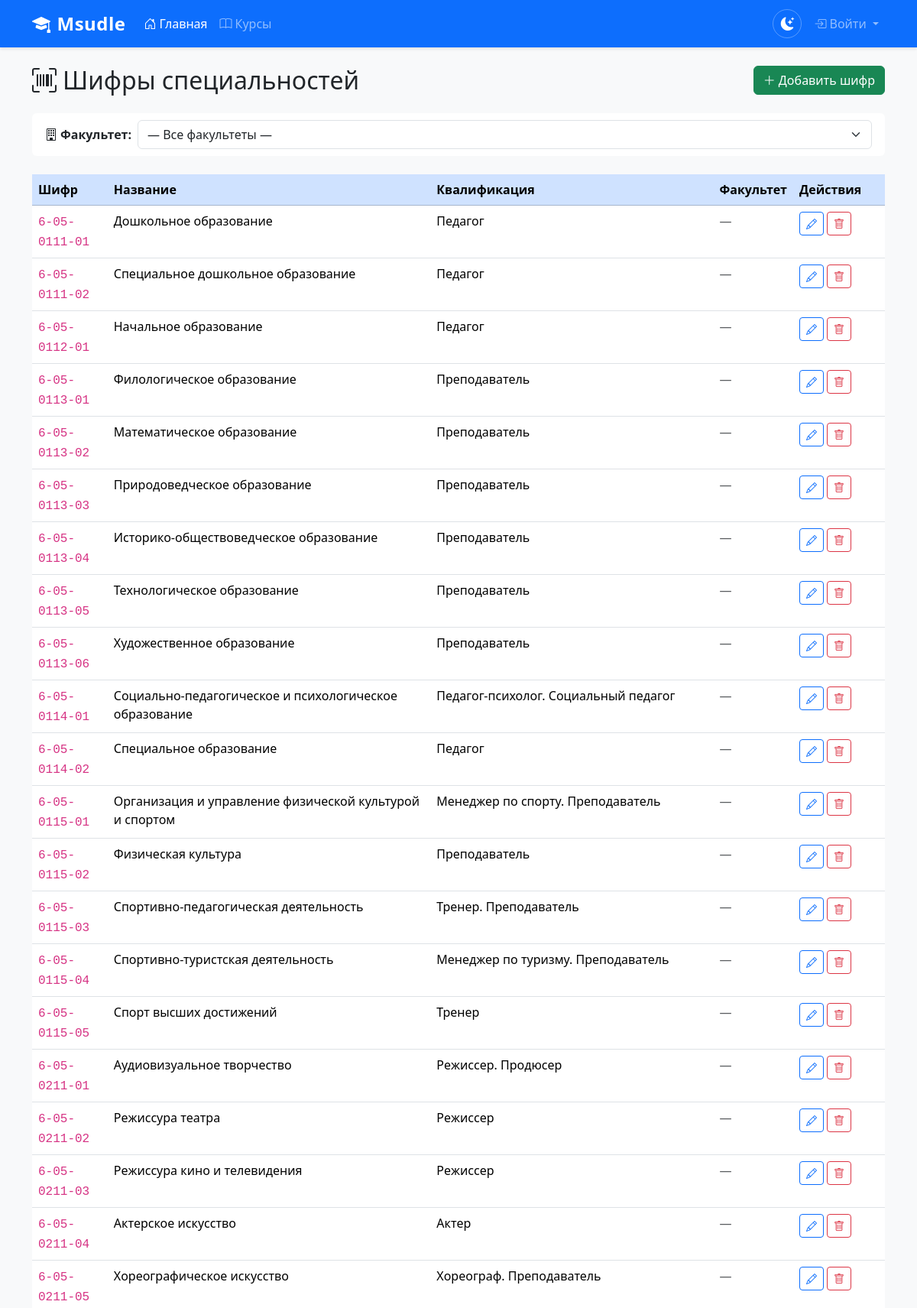
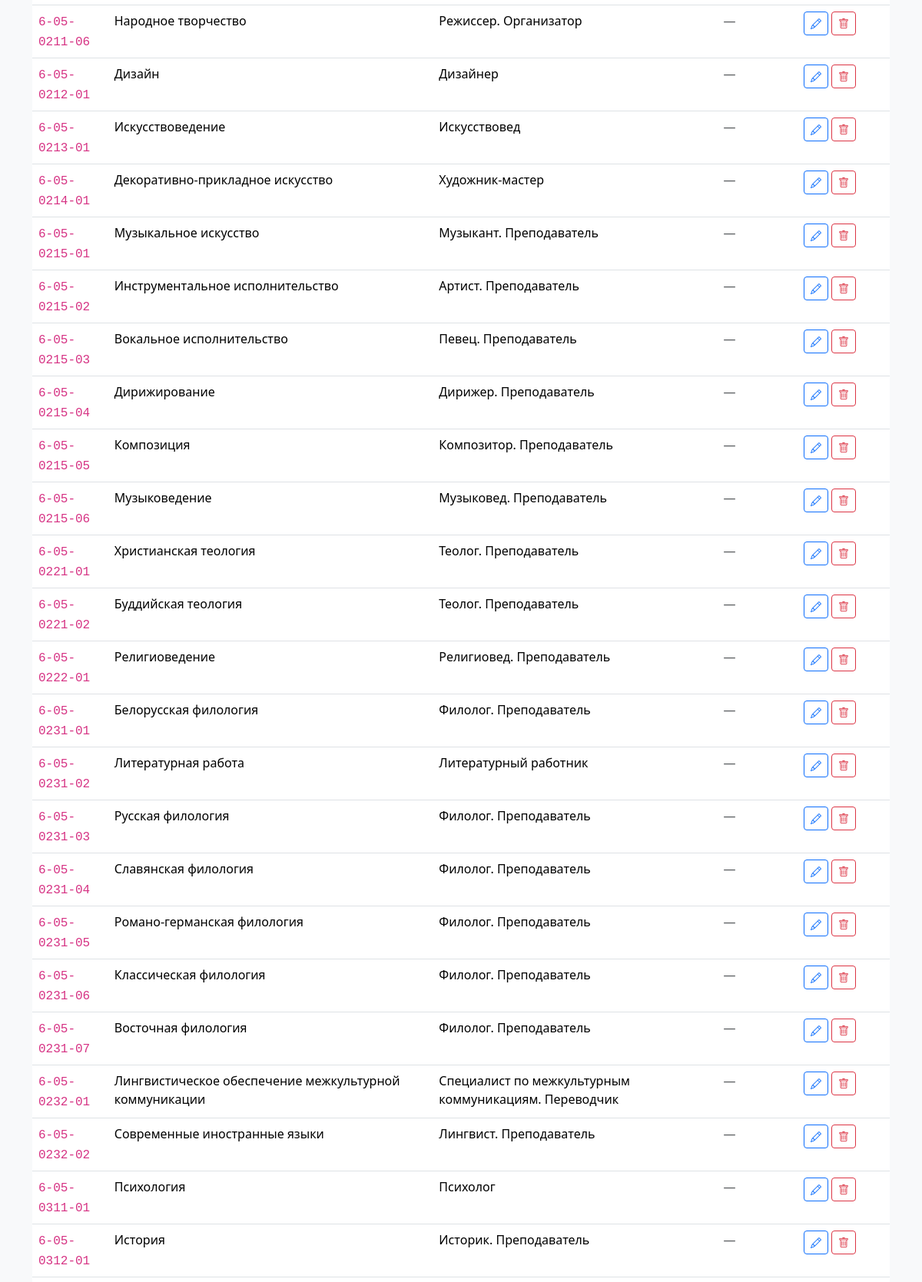
Screenshot of /umo/ (upper part) with the database file from the repository (2 pictures, top to bottom).
### umo/models.py (models this page shows, shortened)
class Shifr(models.Model):
    code = models.CharField(max_length=20, verbose_name='Шифр', help_text='Пример: 6-05-0612-01, 1-40-01-01')
    name = models.CharField(max_length=300, null=True, blank=True, verbose_name='Название шифра')
    qualification = models.CharField(max_length=300, null=True, blank=True, verbose_name='Квалификация')
    faculty = models.ForeignKey(
        Faculty,
        on_delete=models.SET_NULL,
        null=True,
        blank=True,
        related_name='shifrs',
        verbose_name='Факультет',
        help_text='Факультет, к которому относится данный шифр',
    )
    class Meta:
        verbose_name = 'Шифр'
        verbose_name_plural = 'Шифры'

### umo/views.py (the view)
# urls.py: path('', views.shifr_list, name='shifr_list'),
def shifr_list(request):
    faculty_id = request.GET.get('faculty', '')
    faculties = Faculty.objects.all()
    shifrs = Shifr.objects.select_related('faculty').order_by('code')
    if faculty_id:
        shifrs = shifrs.filter(faculty_id=faculty_id)
    return render(request, 'umo/shifr_list.html', {
        'shifrs': shifrs,
        'faculties': faculties,
        'selected_faculty': int(faculty_id) if faculty_id else None,
    })

### templates/umo/shifr_list.html (shortened to what this page needs)
{% extends "base.html" %}
{% block content %}
<div class="container mt-4">
    <div class="d-flex justify-content-between align-items-center mb-4">
        <h2 class="mb-0">
            <i class="bi bi-upc-scan me-2"></i>Шифры специальностей
        </h2>
        {% if not user.fio|default:'' %}
        <a href="{% url 'umo:shifr_create' %}" class="btn btn-success">
            <i class="bi bi-plus-lg me-1"></i>Добавить шифр
        </a>
        {% endif %}
    </div>
    <div class="card mb-4">
        <div class="card-body py-2">
            <form method="get" class="row g-2 align-items-center">
                <div class="col-auto">
                    <label for="facultyFilter" class="col-form-label fw-semibold">
                        <i class="bi bi-building me-1"></i>Факультет:
                    </label>
                </div>
                <div class="col-auto flex-grow-1">
                    <select name="faculty" id="facultyFilter" class="form-select" onchange="this.form.submit()">
                        <option value="">— Все факультеты —</option>
                    </select>
                </div>
            </form>
        </div>
    </div>
    {% if shifrs %}
    <div class="table-responsive">
        <table class="table table-hover">
            <thead class="table-primary">
                <tr>
                    <th>Шифр</th>
                    <th>Название</th>
                    <th>Квалификация</th>
                    <th>Факультет</th>
                    {% if not user.fio|default:'' %}
                    <th style="width: 120px;">Действия</th>
                    {% endif %}
                </tr>
            </thead>
            <tbody>
                {% for shifr in shifrs %}
                <tr>
                    <td><code class="fs-6">{{ shifr.code }}</code></td>
                    <td>{{ shifr.name|default:"—" }}</td>
                    <td>{{ shifr.qualification|default:"—" }}</td>
                    <td>
                        {% if shifr.faculty %}
                        <span class="badge bg-info">{{ shifr.faculty.short_name|default:shifr.faculty.full_name }}</span>
                        {% else %}
                        <span class="text-muted">—</span>
                        {% endif %}
                    </td>
                    {% if not user.fio|default:'' %}
                    <td>
                        <div class="d-flex gap-1">
                            <a href="{% url 'umo:shifr_edit' shifr.id %}" class="btn btn-sm btn-outline-primary" title="Редактировать">
                                <i class="bi bi-pencil"></i>
                            </a>
                            <a href="{% url 'umo:shifr_delete' shifr.id %}" class="btn btn-sm btn-outline-danger" title="Удалить">
                                <i class="bi bi-trash"></i>
                            </a>
                        </div>
                    </td>
                    {% endif %}
                </tr>
                {% endfor %}
            </tbody>
        </table>
    </div>
    {% else %}
    <div class="text-center py-5 text-muted">
        <i class="bi bi-upc-scan" style="font-size: 3rem;"></i>
        <p class="mt-3 fs-5">Шифры не найдены</p>
    </div>
    {% endif %}
</div>
{% endblock %}

### templates/base.html (shortened to what this page needs)
{% load static %}
<!DOCTYPE html>
<html lang="ru">
<head>
    <link href="{% static 'css/bootstrap.min.css' %}" rel="stylesheet">
    <link href="{% static 'css/bootstrap-icons.css' %}" rel="stylesheet">
    <link href="{% static 'css/main.css' %}" rel="stylesheet">
</head>
<body>
    <nav class="navbar navbar-expand-lg navbar-dark bg-primary">
        <div class="container">
            <a class="navbar-brand" href="{% url 'index' %}">
                <i class="bi bi-mortarboard-fill me-2"></i>Msudle
            </a>
            <div class="collapse navbar-collapse" id="navbarNav">
                <ul class="navbar-nav me-auto">
                    <li class="nav-item">
                        {% if user.is_authenticated %}
                            {% if user.fio|default:'' %}
                            <a class="nav-link active" href="{% url 'student_home' %}">
                                <i class="bi bi-house-door me-1"></i>Главная
                            </a>
                            {% else %}
                            <a class="nav-link active" href="{% url 'home' %}">
                                <i class="bi bi-house-door me-1"></i>Главная
                            </a>
                            {% endif %}
                        {% else %}
                        <a class="nav-link active" href="{% url 'index' %}">
                            <i class="bi bi-house-door me-1"></i>Главная
                        </a>
                        {% endif %}
                    </li>
                    <li class="nav-item">
                        <a class="nav-link" href="{% url 'dashboard' %}">
                            <i class="bi bi-book me-1"></i>Курсы
                        </a>
                    </li>
                </ul>
                <ul class="navbar-nav">
                    <li class="nav-item d-flex align-items-center">
                        <button class="theme-toggle" id="themeToggle" title="Переключить тему">
                            <i class="bi bi-moon-stars-fill"></i>
                        </button>
                    </li>
                    {% if user.is_authenticated %}
                        {% if user.fio|default:'' %}
                            <li class="nav-item dropdown">
                                <a class="nav-link dropdown-toggle" href="#" id="userDropdown" role="button"
                                   data-bs-toggle="dropdown" aria-expanded="false">
                                    <i class="bi bi-person-circle me-1"></i>{{ user.fio }}
                                </a>
                                <ul class="dropdown-menu dropdown-menu-end" aria-labelledby="userDropdown">
                                    <li><span class="dropdown-item-text text-muted small">
                                        <i class="bi bi-mortarboard me-1"></i>Студент
                                    </span></li>
                                    <li><span class="dropdown-item-text">
                                        Группа: {{ user.group.group_number }}
                                        {% if user.group.subgroup_number %} | Подгруппа: {{ user.group.subgroup_number }}{% endif %}
                                    </span></li>
                                    <li><hr class="dropdown-divider"></li>
                                    <li>
                                        <a class="dropdown-item" href="{% url 'students:logout' %}">
                                            <i class="bi bi-box-arrow-right me-1"></i>Выйти
                                        </a>
                                    </li>
                                </ul>
                            </li>
                            {% else %}
                            <li class="nav-item dropdown">
                                <a class="nav-link dropdown-toggle" href="#" id="userDropdown" role="button"
                                   data-bs-toggle="dropdown" aria-expanded="false">
                                    <i class="bi bi-person-circle me-1"></i>
                                    {% if user.get_full_name %}{{ user.get_full_name }}{% else %}{{ user.get_username }}{% endif %}
                                </a>
                                <ul class="dropdown-menu dropdown-menu-end" aria-labelledby="userDropdown">
                                    <li><span class="dropdown-item-text text-muted small">
                                        <i class="bi bi-person-badge me-1"></i>
                                        {% if user.is_staff %}Администратор{% else %}Сотрудник{% endif %}
                                    </span></li>
                                    <li><span class="dropdown-item-text">
                                        Логин: {{ user.get_username }}
                                    </span></li>
                                    {% if user.groups.all %}
                                    <li><span class="dropdown-item-text small text-muted">
                                        Группы: {{ user.groups.all|join:", " }}
                                    </span></li>
                                    {% endif %}
                                    <li><hr class="dropdown-divider"></li>
                                    <li>
                                        <a class="dropdown-item" href="{% url 'students:logout' %}">
                                            <i class="bi bi-box-arrow-right me-1"></i>Выйти
                                        </a>
                                    </li>
                                </ul>
                            </li>
                        {% endif %}
                    {% else %}
                        <li class="nav-item dropdown">
                            <a class="nav-link dropdown-toggle" href="#" id="loginDropdown" role="button"
                               data-bs-toggle="dropdown" aria-expanded="false">
                                <i class="bi bi-box-arrow-in-right me-1"></i>Войти
                            </a>
                        </li>
                    {% endif %}
                </ul>
            </div>
        </div>
    </nav>
    <main>
        {% block content %}{% endblock %}
    </main>
</body>
</html>

### static/css/main.css (style rules this page uses)
:root { --bg-body: #f8f9fa; --bg-card: #ffffff; --text-primary: #212529; --text-muted: #6c757d; --border-card: transparent; --shadow-card: 0 0.5rem 1rem rgba(0, 0, 0, 0.15); --bg-light-section: #f8f9fa; --footer-bg: #212529; --hero-bg: #0d6efd; --navbar-bg: #0d6efd; --input-bg: #ffffff; --input-border: #dee2e6; --input-text: #212529; --dropdown-bg: #ffffff; --dropdown-text: #212529; --dropdown-hover: #f8f9fa; --text-white: #ffffff; }
body { font-family: 'Segoe UI', Tahoma, Geneva, Verdana, sans-serif; display: flex; flex-direction: column; min-height: 100vh; background-color: var(--bg-body); color: var(--text-primary); transition: background-color 0.3s ease, color 0.3s ease; }
main { flex: 1; }
.card { transition: transform 0.3s ease, box-shadow 0.3s ease, background-color 0.3s ease; background-color: var(--bg-card); border-color: var(--border-card); color: var(--text-primary); }
.navbar { box-shadow: 0 2px 4px rgba(0, 0, 0, 0.1); }
.navbar.bg-primary { background-color: var(--navbar-bg) !important; transition: background-color 0.3s ease; }
.navbar-brand { font-size: 1.5rem; font-weight: 700; letter-spacing: 0.5px; }
.theme-toggle { background: none; border: 1px solid rgba(255,255,255,0.3); color: #fff; border-radius: 50%; width: 38px; height: 38px; display: flex; align-items: center; justify-content: center; cursor: pointer; transition: background-color 0.2s ease, border-color 0.2s ease; margin-left: auto; margin-right: 8px; }
.theme-toggle i { font-size: 1.1rem; }

### rows the page displays
Shifr: code "6-05-0111-01", name "Дошкольное образование", qualification "Педагог"
Shifr: code "6-05-0111-02", name "Специальное дошкольное образование", qualification "Педагог"
Shifr: code "6-05-0112-01", name "Начальное образование", qualification "Педагог"
Shifr: code "6-05-0113-01", name "Филологическое образование", qualification "Преподаватель"
Shifr: code "6-05-0113-02", name "Математическое образование", qualification "Преподаватель"
Shifr: code "6-05-0113-03", name "Природоведческое образование", qualification "Преподаватель"
Shifr: code "6-05-0113-04", name "Историко-обществоведческое образование", qualification "Преподаватель"
Shifr: code "6-05-0113-05", name "Технологическое образование", qualification "Преподаватель"
Shifr: code "6-05-0113-06", name "Художественное образование", qualification "Преподаватель"
Shifr: code "6-05-0114-01", name "Социально-педагогическое и психологическое образование", qualification "Педагог-психолог. Социальный педагог"
Shifr: code "6-05-0114-02", name "Специальное образование", qualification "Педагог"
Shifr: code "6-05-0115-01", name "Организация и управление физической культурой и спортом", qualification "Менеджер по спорту. Преподаватель"
Shifr: code "6-05-0115-02", name "Физическая культура", qualification "Преподаватель"
Shifr: code "6-05-0115-03", name "Спортивно-педагогическая деятельность", qualification "Тренер. Преподаватель"
Shifr: code "6-05-0115-04", name "Спортивно-туристская деятельность", qualification "Менеджер по туризму. Преподаватель"
Shifr: code "6-05-0115-05", name "Спорт высших достижений", qualification "Тренер"
Shifr: code "6-05-0211-01", name "Аудиовизуальное творчество", qualification "Режиссер. Продюсер"
Shifr: code "6-05-0211-02", name "Режиссура театра", qualification "Режиссер"
Shifr: code "6-05-0211-03", name "Режиссура кино и телевидения", qualification "Режиссер"
Shifr: code "6-05-0211-04", name "Актерское искусство", qualification "Актер"
Shifr: code "6-05-0211-05", name "Хореографическое искусство", qualification "Хореограф. Преподаватель"
Shifr: code "6-05-0211-06", name "Народное творчество", qualification "Режиссер. Организатор"
Shifr: code "6-05-0212-01", name "Дизайн", qualification "Дизайнер"
Shifr: code "6-05-0213-01", name "Искусствоведение", qualification "Искусствовед"
Shifr: code "6-05-0214-01", name "Декоративно-прикладное искусство", qualification "Художник-мастер"
Shifr: code "6-05-0215-01", name "Музыкальное искусство", qualification "Музыкант. Преподаватель"
Shifr: code "6-05-0215-02", name "Инструментальное исполнительство", qualification "Артист. Преподаватель"
Shifr: code "6-05-0215-03", name "Вокальное исполнительство", qualification "Певец. Преподаватель"
Shifr: code "6-05-0215-04", name "Дирижирование", qualification "Дирижер. Преподаватель"
Shifr: code "6-05-0215-05", name "Композиция", qualification "Композитор. Преподаватель"
Shifr: code "6-05-0215-06", name "Музыковедение", qualification "Музыковед. Преподаватель"
Shifr: code "6-05-0221-01", name "Христианская теология", qualification "Теолог. Преподаватель"
Shifr: code "6-05-0221-02", name "Буддийская теология", qualification "Теолог. Преподаватель"
Shifr: code "6-05-0222-01", name "Религиоведение", qualification "Религиовед. Преподаватель"
Shifr: code "6-05-0231-01", name "Белорусская филология", qualification "Филолог. Преподаватель"
Shifr: code "6-05-0231-02", name "Литературная работа", qualification "Литературный работник"
Shifr: code "6-05-0231-03", name "Русская филология", qualification "Филолог. Преподаватель"
Shifr: code "6-05-0231-04", name "Славянская филология", qualification "Филолог. Преподаватель"
Shifr: code "6-05-0231-05", name "Романо-германская филология", qualification "Филолог. Преподаватель"
Shifr: code "6-05-0231-06", name "Классическая филология", qualification "Филолог. Преподаватель"
Shifr: code "6-05-0231-07", name "Восточная филология", qualification "Филолог. Преподаватель"
Shifr: code "6-05-0232-01", name "Лингвистическое обеспечение межкультурной коммуникации", qualification "Специалист по межкультурным коммуникациям. Переводчик"
Shifr: code "6-05-0232-02", name "Современные иностранные языки", qualification "Лингвист. Преподаватель"
Shifr: code "6-05-0311-01", name "Психология", qualification "Психолог"
Shifr: code "6-05-0312-01", name "История", qualification "Историк. Преподаватель"
